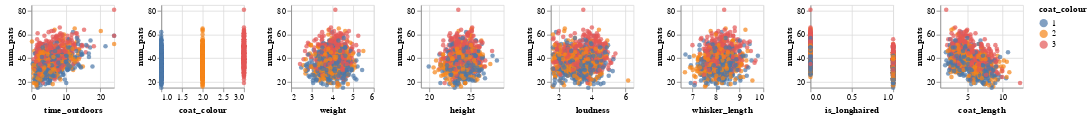

Write notebook code for a chart like this one.
### Markdown cell above
## Observations - Question 1
On "is_longhaired"
- We compute a facet grid of correlation plots which shows the correlation between Y and each of our predictors X while applying hue on "is_longhaired"
- In terms of correlations, it appears that time outdoors and coat_length are correlated with num_pats. Whereas the former appears positively correlated, the latter shows a negative correlation 
- the plots further showed that the the categories of the categorical variable "is_longhaired" visibly splits the scatter plot into sub-clusters - especially for the predictor "coat_length".This already hints at the suitability of modeling this categorical variable as interaction term, for example with time_outdoors and coat_length as the effect of these variables on num_pats changes as we alternate between the categories. As this violates the additivity assumption underlying linear regression, modeling this relationship as interaction term might take appropriate account of the observed dynamics 

On "coat_colour"
- The same analysis on coat_colour yields less actionable results. Categories do not appear distinct  sub clusters on first sight. At the same time, scatter plots are less ameanable to categorical variables with 2+ categories. Additional examination will be required to inform  a judgement call on this variable

### Code cell
alt.Chart(cat_df).mark_circle().encode(
    alt.X(alt.repeat("column"), type='quantitative', scale=alt.Scale(zero=False)),
    alt.Y(alt.repeat("row"), type='quantitative', scale=alt.Scale(zero=False)),
    color = "coat_colour:N"
).properties(
    width=100,
    height=100
).repeat(
    row=["num_pats"],
    column=predictor_names
)

### Figure 1 — Vega-Lite specification as saved in the notebook (floating-point values rounded to 4 significant figures; data arrays with more than 128 entries replaced by an {"elided": "..."} marker saying what was removed)
{"config": {"view": {"continuousWidth": 400, "continuousHeight": 300}}, "repeat": {"column": ["time_outdoors", "coat_colour", "weight", "height", "loudness", "whisker_length", "is_longhaired", "coat_length"], "row": ["num_pats"]}, "spec": {"data": {"name": "data-21eed61138ec9af1c2fe813b9063a278"}, "mark": "circle", "encoding": {"color": {"type": "nominal", "field": "coat_colour"}, "x": {"type": "quantitative", "field": {"repeat": "column"}, "scale": {"zero": false}}, "y": {"type": "quantitative", "field": {"repeat": "row"}, "scale": {"zero": false}}}, "height": 100, "width": 100}, "$schema": "https://vega.github.io/schema/vega-lite/v4.8.1.json", "datasets": {"data-21eed61138ec9af1c2fe813b9063a278": {"elided": "1000 records"}}}
